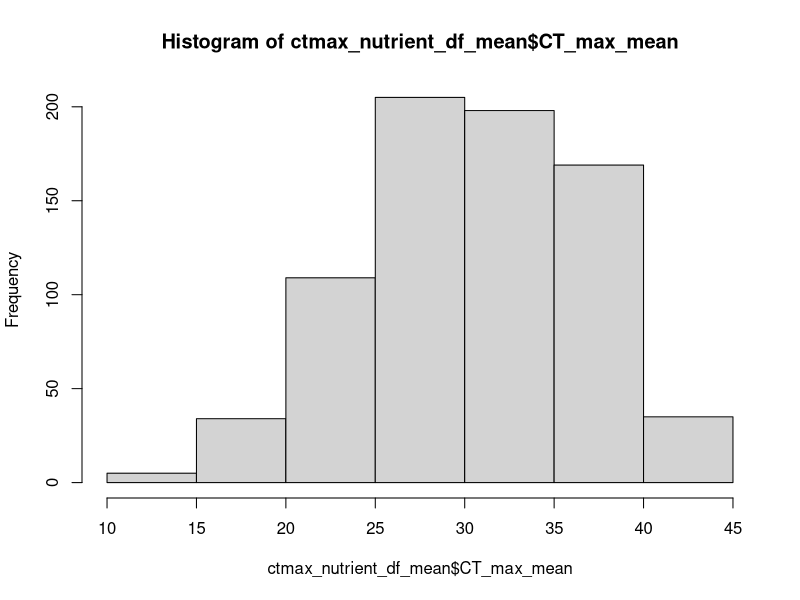
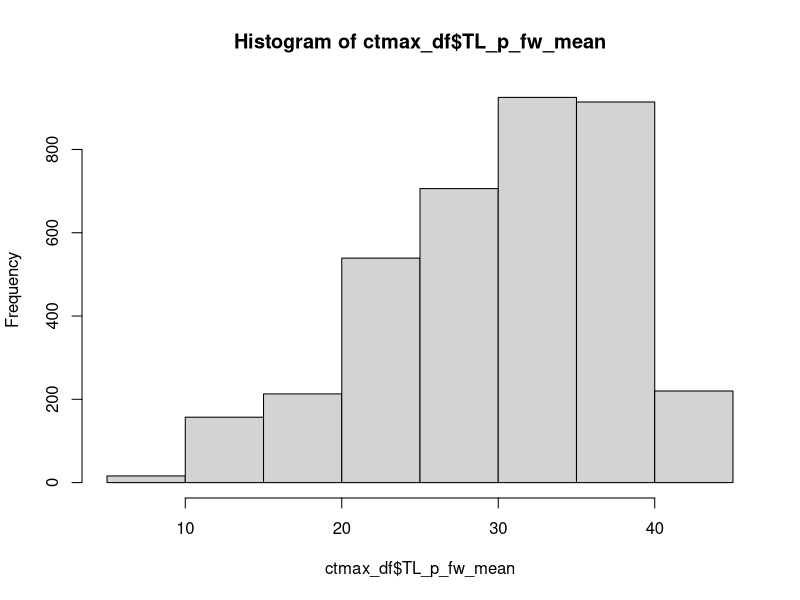
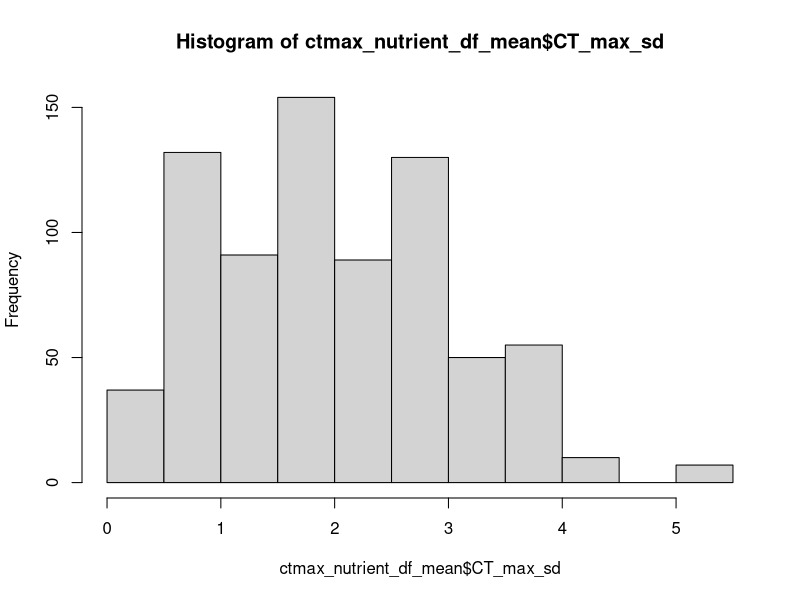
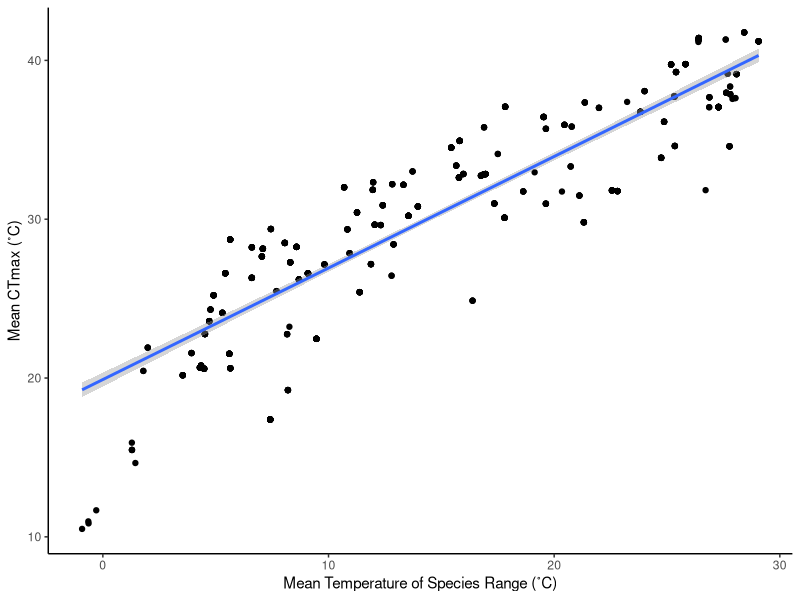
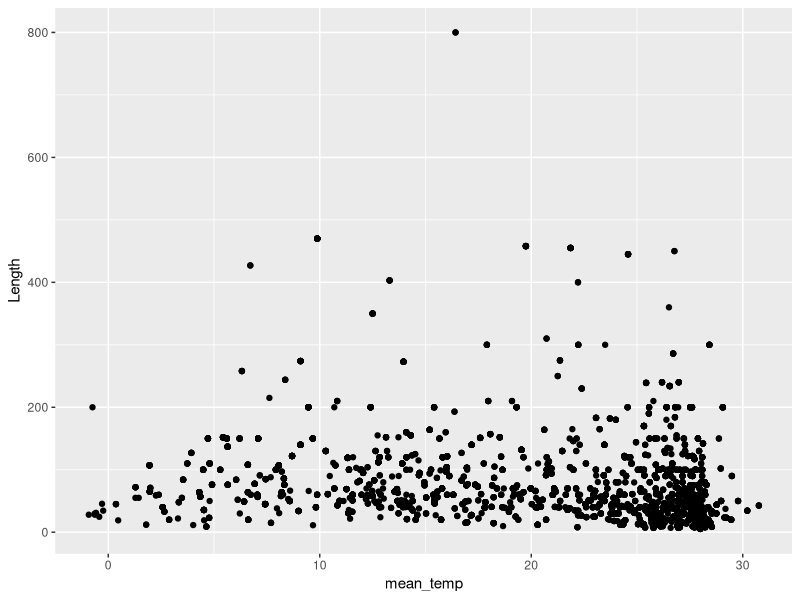
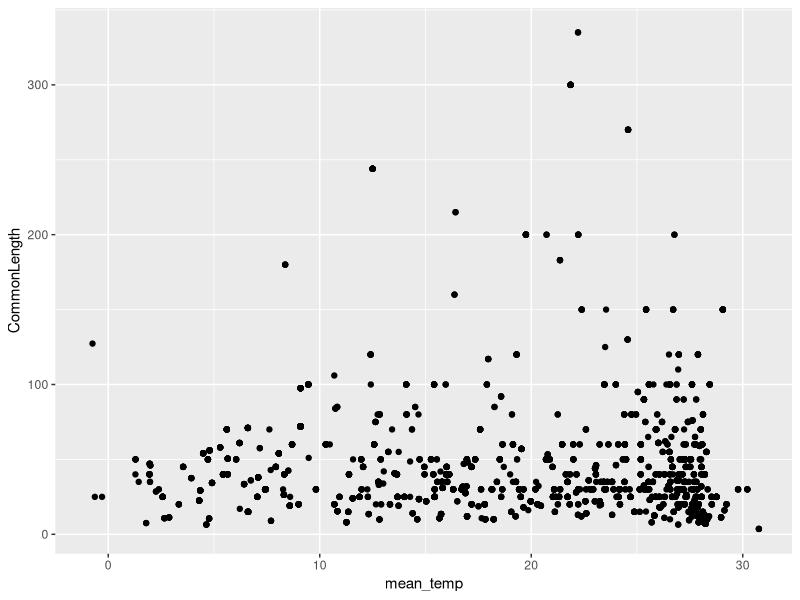
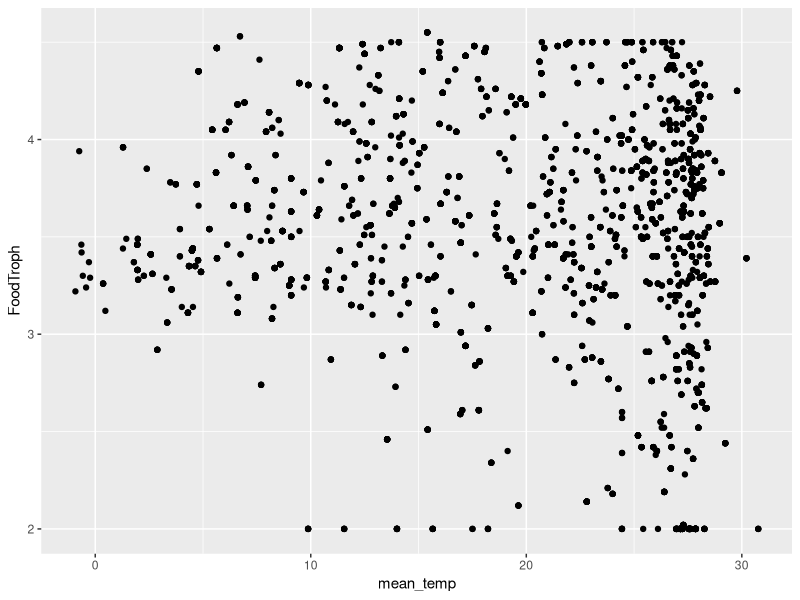
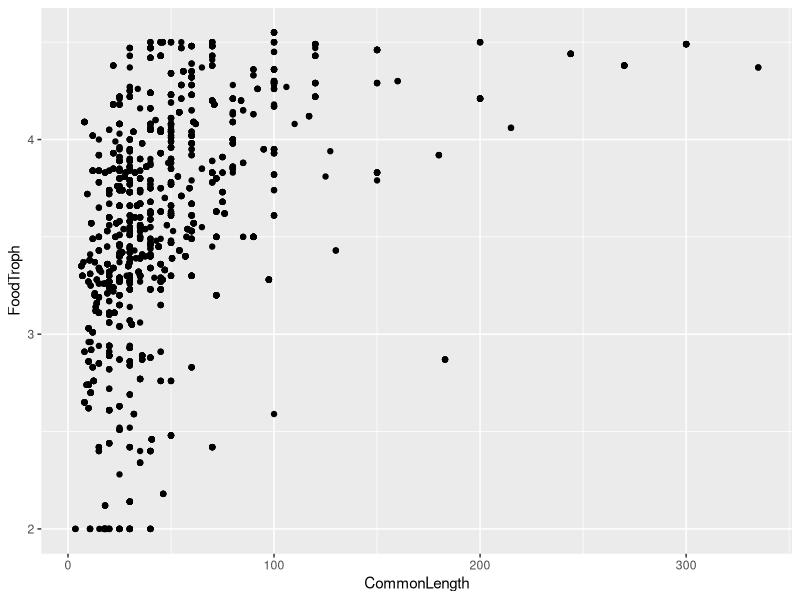

R code for these plots, in order: (Note: this script raises an error after producing the figures.)
##Comparing mean temperature across range and CTmax -- then comparing mean temp vs. nutrient conditions 

##Nov 22, 2024

library(tidyverse)
library(readxl)
library(data.table)
library(ggplot2)


##1) Import the CTmax data estimated for acclimation for species specific ranges (see Allsp_NLMEM_CTmax_predicitons.R code for how these predicted CTmax were generated)
ctmax <- read.csv("data/processed_data/CTmax_fw_sst_est_summer_mean_sprange_ALL.csv") %>%
  dplyr::rename(sci_name = "Species_GL")

##Need to select only 1 methodology for CTmax estimates - select dynamic if present
dyn <- ctmax %>%
  filter(Methodology == "dynamic")

static <- ctmax %>%
  filter(Methodology == "static") %>%
  filter(!sci_name %in% dyn$sci_name)

ctmax_df <- rbind(dyn, static)

##2) Importe mean/sd of temp range
temp_mean_sd <- read.csv("data/processed_data/All_sp_temp_mean_sd_HadISST_FW.csv") %>%
  dplyr::select(sci_name:sd_temp)



##2) Import all nutrient data -- with outliers removed (see Testing_Nutrient_Data_Outliers_Extremes.R)
nutrient_df <- read.csv("data/processed_data/Nutrient_data_all_outliers_removed.csv") %>%
  filter(!body_part %in% c("liver", "egg", "esophagus", "skin", "viscera")) %>%
  filter(!grepl("spp", sci_name)) %>%
  filter(str_count(sci_name, "\\S+") == 2) %>%
  separate(sci_name, into = c("Genus", "Species"), remove = TRUE) %>%
  unite("sci_name", Genus, Species, sep = " ") %>%
  separate(sci_name, into = c("Genus", "Species"), remove = FALSE) %>%
  unique() #%>%
  #filter(source_df != "Bernhardt & O'Connor, 2019")


nutrient_df$Value <- as.numeric(nutrient_df$Value)

test <- nutrient_df %>%
  dplyr::select(body_part) %>%
  distinct()
##3) Import species list 
sp_all <- read.csv("data/species_list/master_sp_list_clean.csv")

##Calculate mean values and join df together
ctmax_mean <- ctmax_df %>%
  dplyr::select(Methodology, sci_name,  TL_p_fw_mean, Temp_Estimate_Source) %>%
  dplyr::rename(CT_max = "TL_p_fw_mean") %>%
  group_by(Methodology, sci_name) %>%
  summarise(across(.cols = CT_max,list(mean = mean, sd = sd))) %>%
  #mutate(Source = "Species Range NLMEM") %>%
  dplyr::select(sci_name, CT_max_mean, CT_max_sd, Methodology)


nutrients_mean <- nutrient_df %>%
  filter(!is.na(Value)) %>%
  group_by(sci_name, Nutrient_Name) %>%
  summarise(mean_value = mean(Value), sd_value = sd(Value)) 


##join together
ctmax_nutrient_df_mean <- inner_join(ctmax_mean, sp_all, by = "sci_name") %>%
  inner_join(nutrients_mean, by = c("sci_name")) %>%
  left_join(temp_mean_sd, by = "sci_name")

test <- ctmax_nutrient_df_mean %>%
  dplyr::select(sci_name) %>%
  unique()

hist(ctmax_nutrient_df_mean$CT_max_mean)

hist(ctmax_df$TL_p_fw_mean)
hist(ctmax_nutrient_df_mean$CT_max_sd)
#write.csv(ctmax_nutrient_df_mean, "data/processed_data/GL_mean_ctmax_nutrient_df.csv")

###Testing relationship between mean CTmax estimates and mean temp of range
ggplot(ctmax_nutrient_df_mean, aes(x = mean_temp, y = CT_max_mean)) +
  geom_point() +
  geom_smooth(method = "lm") +
  theme_classic() +
  xlab("Mean Temperature of Species Range (˚C)") +
  ylab("Mean CTmax (˚C)")


##Now just join mean temp data and nutrients
ctmax_nutrient_df_mean <- inner_join(nutrients_mean, temp_mean_sd, by = "sci_name") %>%
  inner_join(sp_all, by = "sci_name") %>%
  mutate(mean_temp_log = log10(mean_temp))

sp_mean_temp_nutrients <- ctmax_nutrient_df_mean %>%
  dplyr::select(sci_name) %>%
  unique()

##Relationships b/w mean temp ranges and other potential variables
ggplot(ctmax_nutrient_df_mean, aes(y = Length, x = mean_temp)) + 
  geom_point()

ggplot(ctmax_nutrient_df_mean, aes(y = CommonLength, x = mean_temp)) + 
  geom_point()

ggplot(ctmax_nutrient_df_mean, aes(y = FoodTroph, x = mean_temp)) + 
  geom_point()

ggplot(ctmax_nutrient_df_mean, aes(y = FoodTroph, x = CommonLength)) + 
  geom_point()

hist(ctmax_nutrient_df_mean$mean_temp_log)

##3) Multiple Linear Regressions -- using mean values ===========

##3.1) All Possible Species ------------------

#Plotting Relationships
gl_all_plot_2 <- ctmax_nutrient_df_mean %>%
  ggplot(aes(x = mean_temp, y = log(mean_value))) + 
  geom_point() + 
  geom_smooth(method = "lm", colour = "black") + 
  #  geom_errorbar(aes(ymin = mean_value-sd_value, ymax = mean_value+sd_value), width = .2, position = position_dodge(0.05)) + 
  facet_wrap(~Nutrient_Name, scales = "free") +
  theme_classic() +
  labs(y = "Mean Nutrient Value", x = "Mean Temperature of Species Range (˚C)", title =  "Mean Sp. Range Temp vs. Nutrient Content - All Possible Species")
gl_all_plot_2

gl_all_plot_3 <- ctmax_nutrient_df_mean %>%
  ggplot(aes(x = mean_temp, y = mean_value)) + 
  geom_point() + 
  geom_smooth(method = "lm", colour = "black") + 
  #  geom_errorbar(aes(ymin = mean_value-sd_value, ymax = mean_value+sd_value), width = .2, position = position_dodge(0.05)) + 
  facet_wrap(~Nutrient_Name, scales = "free") +
  theme_classic() +
  labs(y = "Mean Nutrient Value", x = "Mean Temperature of Species Range (˚C)", title =  "Mean Sp. Range Temp vs. Nutrient Content - All Possible Species")
gl_all_plot_3


##Simple linear regressions 
ca_mean <- ctmax_nutrient_df_mean %>%
  filter(Nutrient_Name == "Calcium (mg)") %>%
  mutate(mean_value_log = log(mean_value))
ca_lm <- lm(log(mean_value) ~ mean_temp+ Length + FoodTroph + Fresh + Brack + Saltwater + LongevityWild, data = ca_mean)
summary(ca_lm)
ca_lm2 <- lm(log(mean_value) ~ mean_temp, data = ca_mean)
summary(ca_lm2)
par(mfrow = c(2, 2))
plot(ca_lm)

dha_mean <- ctmax_nutrient_df_mean %>%
  filter(Nutrient_Name == "DHA (g)")
dha_lm <- lm(log(mean_value) ~ mean_temp + Length + FoodTroph+ Fresh + Brack + Saltwater + LongevityWild, data = dha_mean)
summary(dha_lm)
dha_lm2 <- lm(log(mean_value) ~ mean_temp, data = dha_mean)
summary(dha_lm2)
par(mfrow = c(2, 2))
plot(dha_lm)

epa_mean <- ctmax_nutrient_df_mean %>%
  filter(Nutrient_Name == "EPA (g)")
epa_lm <- lm(log(mean_value) ~ mean_temp + Length + FoodTroph + Fresh + Brack + Saltwater + LongevityWild, data = epa_mean)
summary(epa_lm) 
epa_lm2 <- lm(log(mean_value) ~ mean_temp, data = epa_mean)
summary(epa_lm2)
#par(mfrow = c(2, 2))
#plot(epa_lm)

fe_mean <- ctmax_nutrient_df_mean %>%
  filter(Nutrient_Name == "Iron (mg)") %>%
  filter(mean_value < 1000)
fe_lm <- lm(log(mean_value) ~ mean_temp + Length + FoodTroph+ Fresh + Brack + Saltwater + LongevityWild, data = fe_mean)
summary(fe_lm)
fe_lm2 <- lm(log(mean_value) ~ mean_temp, data = fe_mean)
summary(fe_lm2)
#par(mfrow = c(2, 2))
#plot(fe_lm)

omg3_mean <- ctmax_nutrient_df_mean %>%
  filter(Nutrient_Name == "Omega 3 FA (g)")
omg3_lm <- lm(mean_value ~ mean_temp + Length + FoodTroph + Fresh + Brack + Saltwater + LongevityWild, data = omg3_mean)
summary(omg3_lm)
omg3_lm2 <- lm(log(mean_value) ~ mean_temp, data = omg3_mean)
summary(omg3_lm2)
#par(mfrow = c(2, 2))
#plot(omg3_lm)

pro_mean <- ctmax_nutrient_df_mean %>%
  filter(Nutrient_Name == "Protein (g)") %>%
  filter(mean_value < 60)
pro_lm <- lm(mean_value ~ mean_temp + Length + FoodTroph + Fresh + Brack + Saltwater + LongevityWild, data = pro_mean)
summary(pro_lm)
pro_lm2 <- lm(mean_value ~ mean_temp, data = pro_mean)
summary(pro_lm2)
#par(mfrow = c(2, 2))
#plot(pro_lm)

pufa_mean <- ctmax_nutrient_df_mean %>%
  filter(Nutrient_Name == "PUFA (g)")
pufa_lm <- lm(mean_value ~ mean_temp + Length + FoodTroph + Fresh + Brack + Saltwater + LongevityWild, data = pufa_mean)
summary(pufa_lm)
pufa_lm <- lm(mean_value ~ mean_temp, data = pufa_mean)
summary(pufa_lm)
#par(mfrow = c(2, 2))
#plot(pufa_lm)

sel_mean <- ctmax_nutrient_df_mean %>%
  filter(Nutrient_Name == "Selenium (ug)")
sel_lm <- lm(log(mean_value) ~ mean_temp + Length + FoodTroph + Fresh + Brack + Saltwater + LongevityWild, data = sel_mean)
summary(sel_lm)
sel_lm2 <- lm(log(mean_value) ~ mean_temp, data = sel_mean)
summary(sel_lm2)
#par(mfrow = c(2, 2))
#plot(sel_lm)

fat_mean <- ctmax_nutrient_df_mean %>%
  filter(Nutrient_Name == "Total Fat (g)")
fat_lm <- lm(log(mean_value) ~ mean_temp + Length + FoodTroph + Fresh + Brack + Saltwater + LongevityWild, data = fat_mean)
summary(fat_lm)
fat_lm2 <- lm(log(mean_value) ~ mean_temp, data = fat_mean)
summary(fat_lm2)
#par(mfrow = c(2, 2))
#plot(fat_lm)

zn_mean <- ctmax_nutrient_df_mean %>%
  filter(Nutrient_Name == "Zinc (mg)")
zn_lm <- lm(log(mean_value) ~ mean_temp + Length + FoodTroph + Fresh + Brack + Saltwater + LongevityWild, data = zn_mean)
summary(zn_lm)
zn_lm2 <- lm(log(mean_value) ~ mean_temp, data = zn_mean)
summary(zn_lm2)
#par(mfrow = c(2, 2))
#plot(zn_lm)

va_mean <- ctmax_nutrient_df_mean %>%
  filter(Nutrient_Name == "Vitamin A (ug)")
va_lm <- lm(log(mean_value) ~ mean_temp + Length + FoodTroph + Fresh + Brack + Saltwater + LongevityWild, data = va_mean)
summary(va_lm)
va_lm2 <- lm(log(mean_value) ~ mean_temp, data = va_mean)
summary(va_lm2)
#par(mfrow = c(2, 2))
#plot(va_lm)


###Playing around with potential figures for MS
pro_plot <- ggplot(pro_mean, aes(x = mean_temp, y = mean_value)) +
  geom_point() +
  geom_smooth(method = "lm") +
  theme_classic() +
  labs(y = "Mean Nutrient Value", x = "Mean Temperature of Species Range (˚C)", title = "Protein (g)")
pro_plot

fat_plot <- ggplot(fat_mean, aes(x = mean_temp, y = log(mean_value))) +
  geom_point() +
 # geom_smooth(method = "lm") +
  theme_classic() +
  labs(y = "Mean Nutrient Value (log)", x = "Mean Temperature of Species Range (˚C)", title = "Total Fat (g)")
fat_plot

epa_plot <- ggplot(epa_mean, aes(x = mean_temp, y = log(mean_value))) +
  geom_point() +
  geom_smooth(method = "lm") +
  theme_classic() +
  labs(y = "Mean Nutrient Value (log)", x = "Mean Temperature of Species Range (˚C)", title = "EPA (g)")
epa_plot

dha_plot <- ggplot(dha_mean, aes(x = mean_temp, y = log(mean_value))) +
  geom_point() +
  geom_smooth(method = "lm") +
  theme_classic() +
  labs(y = "Mean Nutrient Value (log)", x = "Mean Temperature of Species Range (˚C)", title = "DHA (g)")
dha_plot

omg3_plot <- ggplot(omg3_mean, aes(x = mean_temp, y = log(mean_value))) +
  geom_point() +
  geom_smooth(method = "lm") +
  theme_classic() +
  labs(y = "Mean Nutrient Value (log)", x = "Mean Temperature of Species Range (˚C)", title = "Omega3 (g)")
omg3_plot


plot1 <- ggarrange(omg3_plot, epa_plot, dha_plot, nrow = 1, ncol = 3, labels = c("c)", "d)", "e)"),  font.label = list(colour = "black", size = 14, family = "Times New Roman"))

plot2 <- ggarrange(pro_plot, fat_plot,nrow = 1, ncol = 2, labels = c("a)", "b)"), font.label = list(colour = "black", size = 14, family = "Times New Roman"))

macro_plot <-  ggarrange(plot2, plot1, nrow=2, ncol =1 )
macro_plot


##micronutrient plot 
ca_plot <- ggplot(ca_mean, aes(x = mean_temp, y = log(mean_value))) +
  geom_point() +
  geom_smooth(method = "lm") +
  theme_classic() +
  labs(y = "Mean Nutrient Value (log)", x = "Mean Temperature of Species Range (˚C)", title = "Calcium (mg)")
ca_plot


fe_plot <- ggplot(fe_mean, aes(x = mean_temp, y = log(mean_value))) +
  geom_point() +
  geom_smooth(method = "lm") +
  theme_classic() +
  labs(y = "Mean Nutrient Value (log)", x = "Mean Temperature of Species Range (˚C)", title = "Iron (mg)")
fe_plot

sel_plot <- ggplot(sel_mean, aes(x = mean_temp, y = log(mean_value))) +
  geom_point() +
#  geom_smooth(method = "lm", linetype = "dashed") +
  theme_classic() +
  labs(y = "Mean Nutrient Value (log)", x = "Mean Temperature of Species Range (˚C)", title = "Selenium (ug)")
sel_plot

va_plot <- ggplot(va_mean, aes(x = mean_temp, y = log(mean_value))) +
  geom_point() +
    geom_smooth(method = "lm") +
  theme_classic() +
  labs(y = "Mean Nutrient Value (log)", x = "Mean Temperature of Species Range (˚C)", title = "Vitamin A (ug)")
va_plot

zn_plot <- ggplot(zn_mean, aes(x = mean_temp, y = log(mean_value))) +
  geom_point() +
  geom_smooth(method = "lm") +
  theme_classic() +
  labs(y = "Mean Nutrient Value (log)", x = "Mean Temperature of Species Range (˚C)", title = "Zinc (mg)")
zn_plot


plot1 <- ggarrange(sel_plot, zn_plot, va_plot, nrow = 1, ncol = 3, labels = c("c)", "d)", "e)"),  font.label = list(colour = "black", size = 14, family = "Times New Roman"))

plot2 <- ggarrange(ca_plot, fe_plot,nrow = 1, ncol = 2, labels = c("a)", "b)"), font.label = list(colour = "black", size = 14, family = "Times New Roman"))

micro_plot <-  ggarrange(plot2, plot1, nrow=2, ncol =1 )
micro_plot






####MEAN TEMP VS ALL NUTRIENTs --- trouble. shooting 

##All nutrient values vs mean temp -- looking at differences in values from different sources
nutrients_mean_temp <- left_join(nutrient_df, temp_mean_sd, by = "sci_name") 


gl_all_plot_2 <- nutrients_mean_temp %>%
  ggplot(aes(x = mean_temp, y = Value, group = source_df, color = source_df)) + 
  geom_point() + 
  geom_smooth(method = "lm", colour = "black") + 
  #  geom_errorbar(aes(ymin = mean_value-sd_value, ymax = mean_value+sd_value), width = .2, position = position_dodge(0.05)) + 
  facet_wrap(~Nutrient_Name, scales = "free") +
  theme_classic() +
  labs(y = "Nutrient Value", x = "Mean Temp across Species Range")
gl_all_plot_2


##Simple linear regressions 
ca_mean <- ctmax_nutrient_df_mean %>%
  filter(Nutrient_Name == "Calcium (mg)")
ca_lm <- lm(mean_value ~ lat, data = ca_mean)
summary(ca_lm)
par(mfrow = c(2, 2))
#plot(ca_lm)

dha_mean <- ctmax_nutrient_df_mean %>%
  filter(Nutrient_Name == "DHA (g)")
dha_lm <- lm(mean_value ~ lat, data = dha_mean)
summary(dha_lm)
par(mfrow = c(2, 2))
#plot(dha_lm)

epa_mean <- ctmax_nutrient_df_mean %>%
  filter(Nutrient_Name == "EPA (g)")
epa_lm <- lm(mean_value ~ lat, data = epa_mean)
summary(epa_lm)
par(mfrow = c(2, 2))
#plot(epa_lm)

fe_mean <- ctmax_nutrient_df_mean %>%
  filter(Nutrient_Name == "Iron (mg)")
fe_lm <- lm(mean_value ~ lat, data = fe_mean)
summary(fe_lm)
par(mfrow = c(2, 2))
#plot(fe_lm)

omg3_mean <- ctmax_nutrient_df_mean %>%
  filter(Nutrient_Name == "Omega 3 FA (g)")
omg3_lm <- lm(mean_value ~ lat, data = omg3_mean)
summary(omg3_lm)
par(mfrow = c(2, 2))
#plot(omg3_lm)

pro_mean <- ctmax_nutrient_df_mean %>%
  filter(Nutrient_Name == "Protein (g)")
pro_lm <- lm(mean_value ~ lat, data = pro_mean)
summary(pro_lm)
par(mfrow = c(2, 2))
#plot(pro_lm)

pufa_mean <- ctmax_nutrient_df_mean %>%
  filter(Nutrient_Name == "PUFA (g)")
pufa_lm <- lm(mean_value ~ lat, data = pufa_mean)
summary(pufa_lm)
par(mfrow = c(2, 2))
#plot(pufa_lm)

sel_mean <- ctmax_nutrient_df_mean %>%
  filter(Nutrient_Name == "Selenium (ug)")
sel_lm <- lm(mean_value ~ lat, data = sel_mean)
summary(sel_lm)
par(mfrow = c(2, 2))
#plot(sel_lm)

fat_mean <- ctmax_nutrient_df_mean %>%
  filter(Nutrient_Name == "Total Fat (g)")
fat_lm <- lm(mean_value ~ lat, data = fat_mean)
summary(fat_lm)
par(mfrow = c(2, 2))
#plot(fat_lm)

zn_mean <- ctmax_nutrient_df_mean %>%
  filter(Nutrient_Name == "Zinc (mg)")
zn_lm <- lm(mean_value ~ lat, data = zn_mean)
summary(zn_lm)
par(mfrow = c(2, 2))
#plot(zn_lm)

va_mean <- ctmax_nutrient_df_mean %>%
  filter(Nutrient_Name == "Vitamin A")
va_lm <- lm(mean_value ~ lat, data = va_mean)
summary(va_lm)
par(mfrow = c(2, 2))

